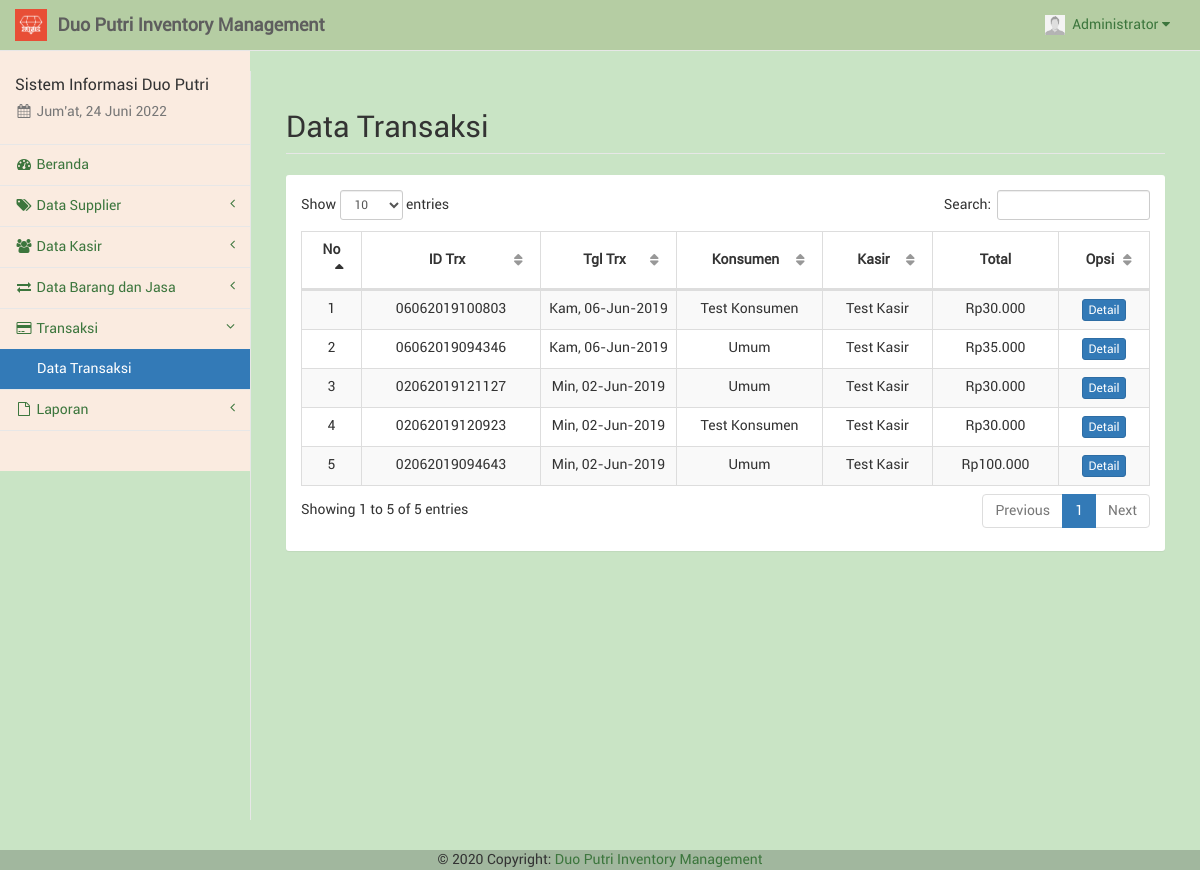
/trx.php (signed in), run on an earlier commit of the app's database.
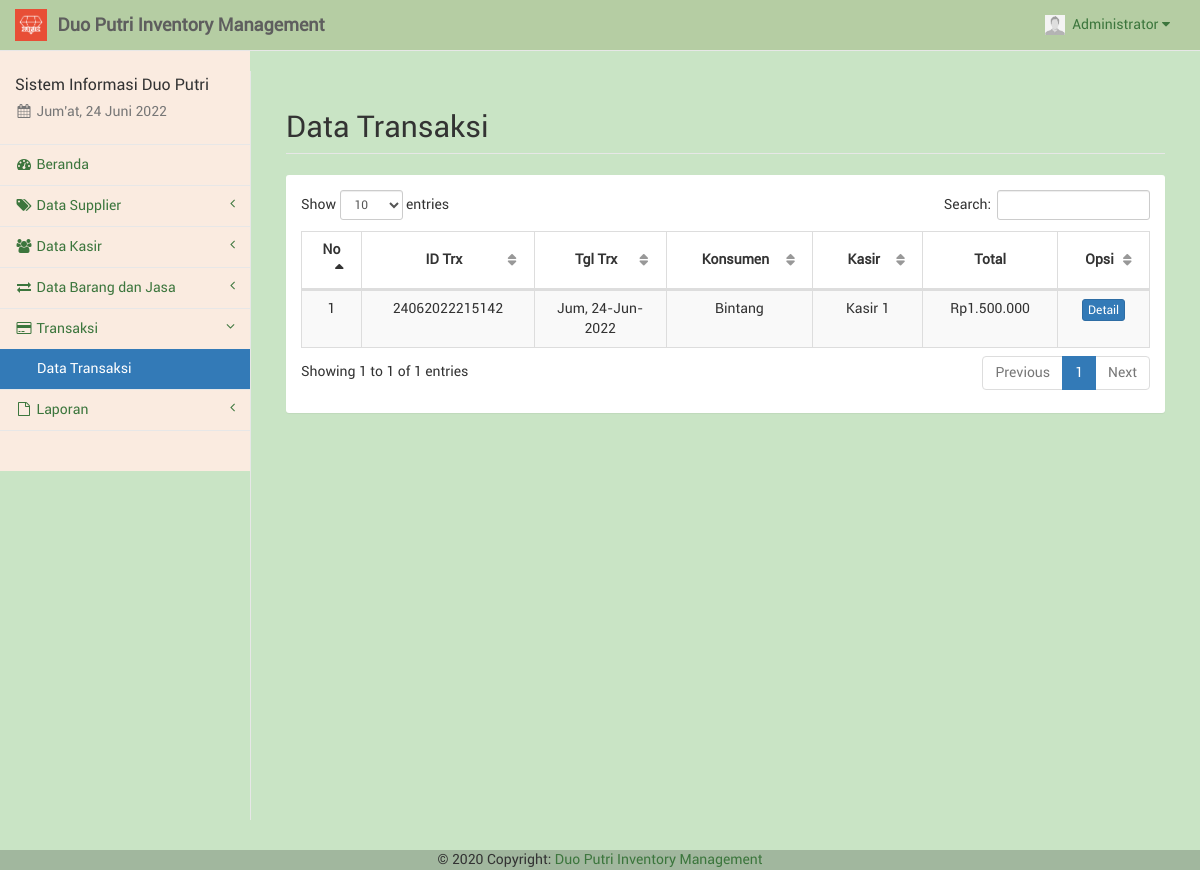
And on a later commit of the database.
### tables this page shows
CREATE TABLE `trx` (
  `id_trx` varchar(20) NOT NULL,
  `id_kon` int(11) NOT NULL,
  `tgl_trx` date NOT NULL,
  `total` varchar(20) NOT NULL,
  `id_kasir` int(11) NOT NULL
);

CREATE TABLE `konsumen` (
  `id_kon` int(11) NOT NULL,
  `nama_kon` varchar(50) NOT NULL,
  `telp_kon` varchar(20) NOT NULL,
  `alamat_kon` text NOT NULL
);

CREATE TABLE `kasir` (
  `id_kasir` int(11) NOT NULL,
  `nama_kasir` varchar(50) NOT NULL,
  `telp_kasir` varchar(20) NOT NULL,
  `user_kasir` varchar(50) NOT NULL,
  `pass_kasir` varchar(100) NOT NULL,
  `foto_kasir` text NOT NULL,
  `id_adm` int(11) NOT NULL
);

### dist/function/format_tanggal.php (called while the page is built, shortened)
<?php
	function format_tanggal($tgl) {
		$blns = array("", "Jan", "Feb", "Mar", "Apr", "Mei", "Jun", "Jul", "Ags", "Sep", "Okt", "Nov", "Des");
		$hrs = array("Min", "Sen", "Sel", "Rab", "Kam", "Jum", "Sab");
		$tgls = getdate(strtotime($tgl));
		$hr = (strlen($tgls['mday']) == 1 ? "0". $tgls['mday'] : $tgls['mday']);
		$tanggal = $hrs[$tgls['wday']] .", ". $hr ."-". $blns[$tgls['mon']] ."-". $tgls['year'];
		return $tanggal;
	}
?>

### dist/function/format_rupiah.php (called while the page is built, shortened)
<?php
	function format_rupiah($rp) {
		$jumlah = number_format($rp, 0, ",", ".");
		$rupiah = "Rp". $jumlah;
		return $rupiah;
	}
?>

### trx.php (the view, shortened to what the changed rows need)
<?php
include("sess_check.php");
include("layout_top.php");
include("dist/function/format_tanggal.php");
include("dist/function/format_rupiah.php");
?>
<div id="page-wrapper" style="background-color: #C9E4C5;">
	<div class="container-fluid">
		<div class="row">
			<div class="col-lg-12">
				<h1 class="page-header">Data Transaksi</h1>
			</div>
		</div>
		<div class="row">
			<div class="col-lg-12">
				<div class="panel panel-default">
					<div class="panel-body">
						<table class="table table-striped table-bordered table-hover" id="tabel-data">
							<thead>
								<tr>
									<th width="1%">No</th>
									<th width="10%">ID Trx</th>
									<th width="10%">Tgl Trx</th>
									<th width="8%">Konsumen</th>
									<th width="8%">Kasir</th>
									<th width="8%">Total</th>
									<th width="5%">Opsi</th>
								</tr>
							</thead>
							<tbody>
								<?php
								$i = 1;
								$sql = "SELECT trx.*, konsumen.*, kasir.* FROM trx, konsumen, kasir WHERE
													trx.id_kon=konsumen.id_kon AND trx.id_kasir=kasir.id_kasir ORDER BY trx.id_trx DESC";
								$ress = mysqli_query($conn, $sql);
								while ($data = mysqli_fetch_array($ress)) {
									echo '<tr>';
									echo '<td class="text-center">' . $i . '</td>';
									echo '<td class="text-center">' . $data['id_trx'] . '</td>';
									echo '<td class="text-center">' . format_tanggal($data['tgl_trx']) . '</td>';
									echo '<td class="text-center">' . $data['nama_kon'] . '</td>';
									echo '<td class="text-center">' . $data['nama_kasir'] . '</td>';
									echo '<td class="text-center">' . format_rupiah($data['total']) . '</td>';
									echo '<td class="text-center">
													  <a href="#myModal" data-toggle="modal" data-load-code="' . $data['id_trx'] . '" data-remote-target="#myModal .modal-body" class="btn btn-primary btn-xs">Detail</a>'; ?>
								<?php
									echo '</td>';
									echo '</tr>';
									$i++;
								}
								?>
							</tbody>
						</table>
					</div>
				</div>
			</div>
		</div>
	</div>
</div>
<?php
include("layout_bottom.php");
?>

### layout_top.php (shortened to what the changed rows need)
<!DOCTYPE html>
<html lang="en">
<head>
	<link href="libs/bootstrap/dist/css/bootstrap.min.css" rel="stylesheet">
	<link href="libs/metisMenu/dist/metisMenu.min.css" rel="stylesheet">
	<link href="libs/datatables-plugins/integration/bootstrap/3/dataTables.bootstrap.css" rel="stylesheet">
	<link href="libs/datatables-responsive/css/dataTables.responsive.css" rel="stylesheet">
	<link href="dist/css/sb-admin-2.css" rel="stylesheet">
	<link href="dist/css/offline-font.css" rel="stylesheet">
	<link href="dist/css/custom.css" rel="stylesheet">
	<link href="libs/font-awesome/css/font-awesome.min.css" rel="stylesheet" type="text/css">
</head>
<body style="background-color: #C9E4C5;">
	<div id="wrapper" style="background-color: #C9E4C5;">
		<nav class="navbar navbar-default navbar-static-top" style="background-color: #B5CDA3 ;" role="navigation" style="margin-bottom: 0">
			<div class="navbar-header">
				<a class="navbar-brand hidden-xs" href="index.php">
					<img src="foto/logos.png" alt="brand" width="32" class="float-left image-brand">
					<div class="float-right">&nbsp;<strong>Duo Putri Inventory Management</strong></div>
				</a>
			</div>
		</nav>

What changed in the data, as far as the page shows it:
removed trx: id_trx "06062019100803", tgl_trx "Kam, 06-Jun-2019", id_kon.nama_kon "Test Konsumen", id_kasir.nama_kasir "Test Kasir", total "Rp30.000"
removed trx: id_trx "06062019094346", tgl_trx "Kam, 06-Jun-2019", id_kon.nama_kon "Umum", id_kasir.nama_kasir "Test Kasir", total "Rp35.000"
removed trx: id_trx "02062019121127", tgl_trx "Min, 02-Jun-2019", id_kon.nama_kon "Umum", id_kasir.nama_kasir "Test Kasir", total "Rp30.000"
removed trx: id_trx "02062019120923", tgl_trx "Min, 02-Jun-2019", id_kon.nama_kon "Test Konsumen", id_kasir.nama_kasir "Test Kasir", total "Rp30.000"
removed trx: id_trx "02062019094643", tgl_trx "Min, 02-Jun-2019", id_kon.nama_kon "Umum", id_kasir.nama_kasir "Test Kasir", total "Rp100.000"
added trx: id_trx "24062022215142", tgl_trx "Jum, 24-Jun-2022", id_kon.nama_kon "Bintang", id_kasir.nama_kasir "Kasir 1", total "Rp1.500.000"
Also different on the page:
text written by a page script: "Show entries Search: Showing 1 to 5 of 5 entries Previous 1 Next" → "Show entries Search: Showing 1 to 1 of 1 entries Previous 1 Next"
